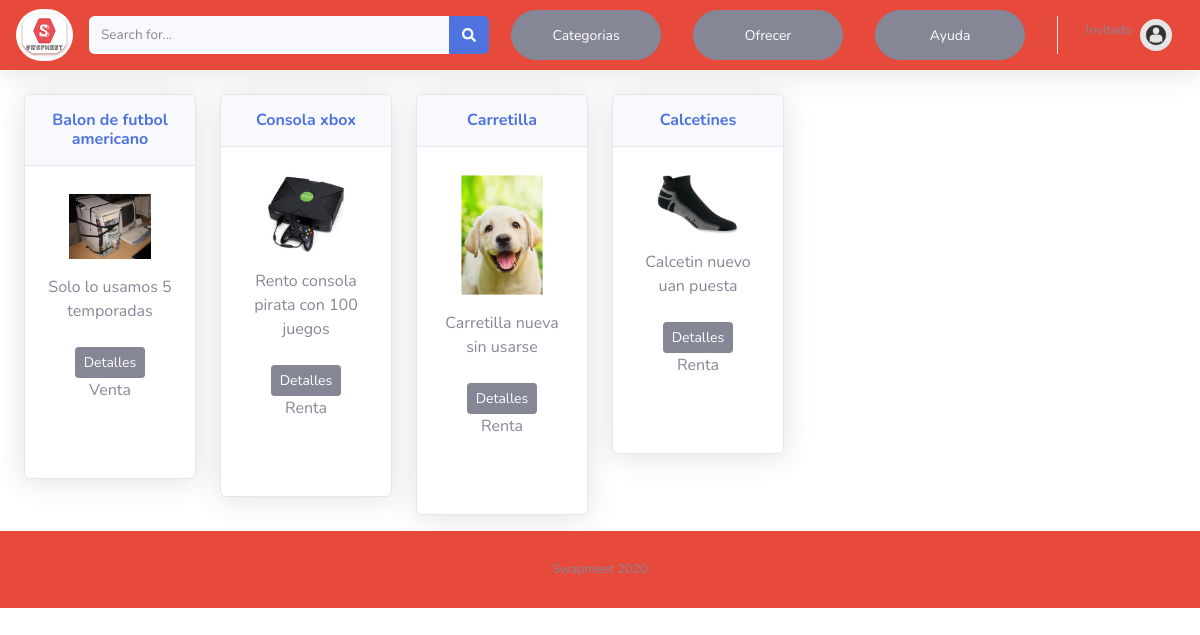
The page / on the database its author committed.
### tables this page shows
CREATE TABLE `products_data` (
  `product_id` int(11) NOT NULL,
  `user_id` int(11) DEFAULT NULL,
  `name` varchar(50) NOT NULL,
  `product_description` varchar(50) DEFAULT NULL,
  `change_description` varchar(50) DEFAULT NULL,
  `status` varchar(50) NOT NULL,
  `price_sale` varchar(50) DEFAULT NULL,
  `price_rental` varchar(20) DEFAULT NULL,
  `img` varchar(50) DEFAULT NULL,
  `time_rental` varchar(20) DEFAULT NULL,
  `sale_type` varchar(50) NOT NULL,
  `product_category` varchar(20) NOT NULL,
  `change_category` varchar(20) DEFAULT NULL
);

### index.php (the view, shortened to what this page needs)
<?php
include("conexiondb.php");
?>
<!DOCTYPE html>
<html lang="en">
<head>
    <link href="css/all.min.css" rel="stylesheet" type="text/css">
    <link href="css/sb-admin-2.min.css" rel="stylesheet">
</head>
<body id="page-top">
    <div id="content-wrapper" class="d-flex flex-column">
        <div id="content">
        <nav class="navbar navbar-expand navbar-light bg-danger topbar mb-4 static-top shadow">
          <a href="index.php">
            <img src="img/Slogo_b.png" style="border-radius: 35px;" >
          </a>
        <form action="index.php" method="GET" class="d-none d-sm-inline-block form-inline mr-auto ml-md-3 my-2 my-md-0 mw-100 navbar-search">
            <div class="input-group">
                <input type="text" name="q" class="form-control bg-light border-0 small" placeholder="Search for..." aria-label="Search" aria-describedby="basic-addon2">
                <div class="input-group-append">
                    <button type="submit" class="btn btn-primary" type="button">
                        <i class="fas fa-search fa-sm"></i>
                    </button>
                </div>
            </div>
        </form>
          <ul class="navbar-nav ml-auto">
             <li class="nav-item dropdown no-arrow mx-1">
              <a class="nav-link dropdown-toggle" href="#" id="alertsDropdown" role="button" data-toggle="dropdown" aria-haspopup="true" aria-expanded="false">
                <button type="button" class="btn btn-secondary btn-sm" style="border-radius: 25px;width : 150px; height: 50px">Categorias</button>
              </a>
            </li>
            <li class="nav-item dropdown no-arrow mx-1">
              <a class="nav-link dropdown-toggle" href="#" data-toggle="modal" data-target="#logoutModal">
               <button type="button" class="btn btn-secondary btn-sm" style="border-radius: 25px;width : 150px; height: 50px">Ofrecer</button>
              </a>
            </li>
              <li class="nav-item dropdown no-arrow mx-1">
                   <a href="help_support.php" class="nav-link dropdown-toggle">
                      <button  type="button" class="btn btn-secondary btn-sm" style="border-radius: 25px;width : 150px; height: 50px">Ayuda</button>
                  </a>
              </li>
            <?php
            if (isset($_SESSION['user_id'])) {
                $getUserQuery = 'SELECT first_name, last_name FROM users_data WHERE user_id='.$_SESSION['user_id'];
                $getUser = mysqli_query($conexion, $getUserQuery);
                $user = mysqli_fetch_assoc($getUser);
              ?>
                <li class="nav-item dropdown no-arrow">
                    <a class="nav-link dropdown-toggle" href="#" id="userDropdown" role="button" data-toggle="dropdown" aria-haspopup="true" aria-expanded="false">
                        <span class="mr-2 d-none d-lg-inline text-gray-600 small">
                            <label><?php echo $user['first_name']." ".$user['last_name'];?></label>
                        </span>
                        <img class="img-profile rounded-circle" src="img/user.jpg">
                    </a>
                    <div class="dropdown-menu dropdown-menu-right shadow animated--grow-in" aria-labelledby="userDropdown">
                        <a class="dropdown-item" href="user_profile.php">Visita tu perfil</a>
                        <a class="dropdown-item" href="see_products.php">Mis articulos</a>
                        <a class="dropdown-item" href="product_register.php">Vende o cambia un articulo</a>
                        <a class="dropdown-item" href="cerrarsesion.php">Cerrar sesión</a>
                    </div>
                </li>
            <?php } else { ?>
                       <li class="nav-item dropdown no-arrow">
                    <a class="nav-link dropdown-toggle" href="#" id="userDropdown" role="button" data-toggle="dropdown" aria-haspopup="true" aria-expanded="false">
                        <span class="mr-2 d-none d-lg-inline text-gray-600 small">
                            <label>Invitado</label>
                        </span>
                        <img class="img-profile rounded-circle" src="img/user.jpg">
                    </a>
                </li>
            <?php } ?>
          </ul>
        </nav>
        <div class="container-fluid">
          <?php
              if(!empty($_GET['category'])){
                $geProductQuery = 'SELECT * FROM products_data WHERE product_category="'.$_GET['category'].'"';
              }elseif(!empty($_GET['q'])){
                $geProductQuery = 'SELECT * FROM products_data WHERE name LIKE "%'.$_GET['q'].'%" OR product_category LIKE "%'.$_GET['q'].'%" OR sale_type LIKE "%'.$_GET['q'].'%"';
              }else{
                $geProductQuery = "SELECT * FROM products_data";
              }
              $getProduct = mysqli_query($conexion,  $geProductQuery);
            ?>
          <div class="row">
            <?php while ($rowProduct =  mysqli_fetch_assoc($getProduct)) {?>
            <div class="col-lg-2 ">
              <div class="card shadow mb-3 text-center">
                <div class="card-header py-3">
                  <h6 class="m-0 font-weight-bold text-primary"><?php echo $rowProduct['name'];?></h6>
                </div>
                <div class="card-body">
                  <div class="text-center">
                    <img class="img-fluid px-3 px-sm-4 mt-2 mb-3" style="width: 25rem;" src="<?php echo $rowProduct['img'];?>" alt="">
                  <p><label><?php echo $rowProduct['product_description'];?></label></p>
                  </div>
                  <a href="product_details.php?product_id=<?php echo $rowProduct['product_id'];?>" type="button" class="btn btn-secondary btn-sm" style="border-radius 25px;">Detalles</a>
                  <br>
                  <label><?php echo $rowProduct['sale_type'];?></label>
                </div>
                  <br><br>
              </div>
            </div>
            <?php } ?>
            </div>
          </div>
      </div>
    </div>
      <footer class="sticky-footer bg-danger">
        <div class="container my-auto">
          <div class="copyright text-center my-auto">
            <span>Swapmeet 2020</span>
          </div>
        </div>
      </footer>
</body>
</html>

### rows shown on the page
products_data: name "Balon de futbol americano", img (picture), product_description "Solo lo usamos 5 temporadas", sale_type "Venta"
products_data: name "Consola xbox", img (picture), product_description "Rento consola pirata con 100 juegos", sale_type "Renta"
products_data: name "Carretilla", img (picture), product_description "Carretilla nueva sin usarse", sale_type "Renta"
products_data: name "Calcetines", img (picture), product_description "Calcetin nuevo uan puesta", sale_type "Renta"
